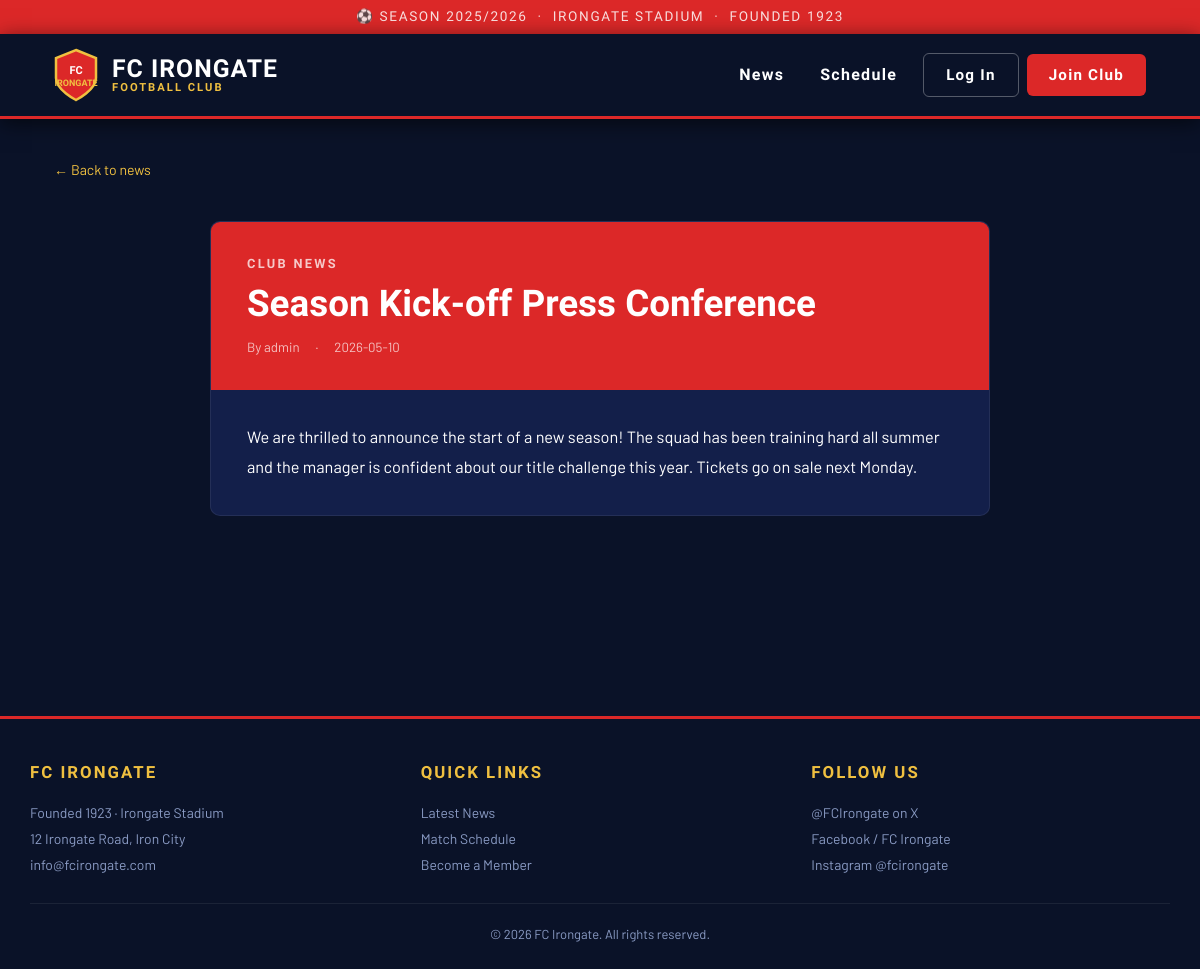
Screenshot of /news/1 with the database file from the repository.
### tables this page shows
CREATE TABLE news_posts (
                id         INTEGER PRIMARY KEY AUTOINCREMENT,
                title      VARCHAR(200) NOT NULL,
                body       TEXT         NOT NULL,
                author_id  INTEGER      NOT NULL REFERENCES members(id),
                created_at DATETIME     NOT NULL DEFAULT CURRENT_TIMESTAMP,
                category   VARCHAR(40)  NOT NULL DEFAULT 'General'
            );

CREATE TABLE members (
                id        INTEGER PRIMARY KEY AUTOINCREMENT,
                username  VARCHAR(80)  NOT NULL UNIQUE,
                email     VARCHAR(120) NOT NULL UNIQUE,
                password  VARCHAR(256) NOT NULL,
                role      VARCHAR(20)  NOT NULL DEFAULT 'member',
                joined_at DATETIME     NOT NULL DEFAULT CURRENT_TIMESTAMP
            );

### app.py (the view)
@app.route("/news/<int:post_id>")
def news_detail(post_id):
    db = get_db()
    post = db.execute("""
        SELECT p.*, m.username AS author_name
        FROM   news_posts p
        JOIN   members m ON m.id = p.author_id
        WHERE  p.id = ?
    """, (post_id,)).fetchone()
    if not post:
        abort(404)
    return render_template("news_detail.html", post=post, user=current_user())

### app.py (called while the page is built)
def get_db():
    db = getattr(g, "_database", None)
    if db is None:
        db = g._database = sqlite3.connect(DATABASE)
        db.row_factory = sqlite3.Row
        db.execute("PRAGMA journal_mode=WAL")
    return db

def current_user():
    if "user_id" not in session:
        return None
    db = get_db()
    return db.execute("SELECT * FROM members WHERE id=?", (session["user_id"],)).fetchone()

@app.context_processor
def inject_globals():
    return {"now": datetime.utcnow()}

### templates/news_detail.html (shortened to what this page needs)
{% extends "base.html" %}
{% block content %}
<div class="container">
  <p style="color:var(--muted); font-size:.88rem; margin-bottom:18px;">
    <a href="{{ url_for('index') }}" style="color:var(--gold)">← Back to news</a>
  </p>
  <div class="post-detail">
    <div class="post-header">
      <div class="cat">{{ post.category }}</div>
      <h1>{{ post.title }}</h1>
      <div class="post-meta">
        <span>By {{ post.author_name }}</span>
        <span>·</span>
        <span>{{ post.created_at[:10] }}</span>
      </div>
    </div>
    <div class="post-body">{{ post.body }}</div>
  </div>
</div>
{% endblock %}

### templates/base.html (style rules this page uses)
*, *::before, *::after { box-sizing: border-box; margin: 0; padding: 0; }
:root { --navy: #0a1228; --navy2: #111e45; --navy3: #1a2d6b; --red: #dc2828; --red2: #ff3b3b; --gold: #f0c040; --white: #ffffff; --off: #e8ecf4; --muted: #8a9bc4; --card: #131f4a; --radius: 10px; --shadow: 0 8px 32px rgba(0,0,0,.45); }
html { scroll-behavior: smooth; }
body { font-family: 'Barlow', sans-serif; background: var(--navy); color: var(--white); min-height: 100vh; line-height: 1.6; }
a { color: inherit; text-decoration: none; }
.container { max-width: 1140px; margin: 0 auto; padding: 40px 24px 80px; }
.post-detail { max-width: 780px; margin: 40px auto; background: var(--card); border-radius: var(--radius); border: 1px solid rgba(255,255,255,.07); overflow: hidden; }
.post-header { background: var(--red); padding: 32px 36px; }
.post-header .cat { font-family: 'Barlow Condensed', sans-serif; font-size: .8rem; letter-spacing: .18em; font-weight: 700; color: rgba(255,255,255,.75); text-transform: uppercase; }
.post-header h1 { font-family: 'Barlow Condensed', sans-serif; font-size: 2.3rem; font-weight: 900; line-height: 1.15; margin-top: 8px; }
.post-meta { display: flex; gap: 16px; margin-top: 12px; font-size: .83rem; color: rgba(255,255,255,.7); }
.post-body { padding: 32px 36px; line-height: 1.85; font-size: 1.02rem; }

### rows the page displays
news_posts: category "CLUB NEWS", title "Season Kick-off Press Conference", created_at "2026-05-10", body "We are thrilled to announce the start of a new season! The squad has been training hard all summer and the manager is confident about our title challenge this year. Tickets go on sale next Monday."
members: author_name "admin"
